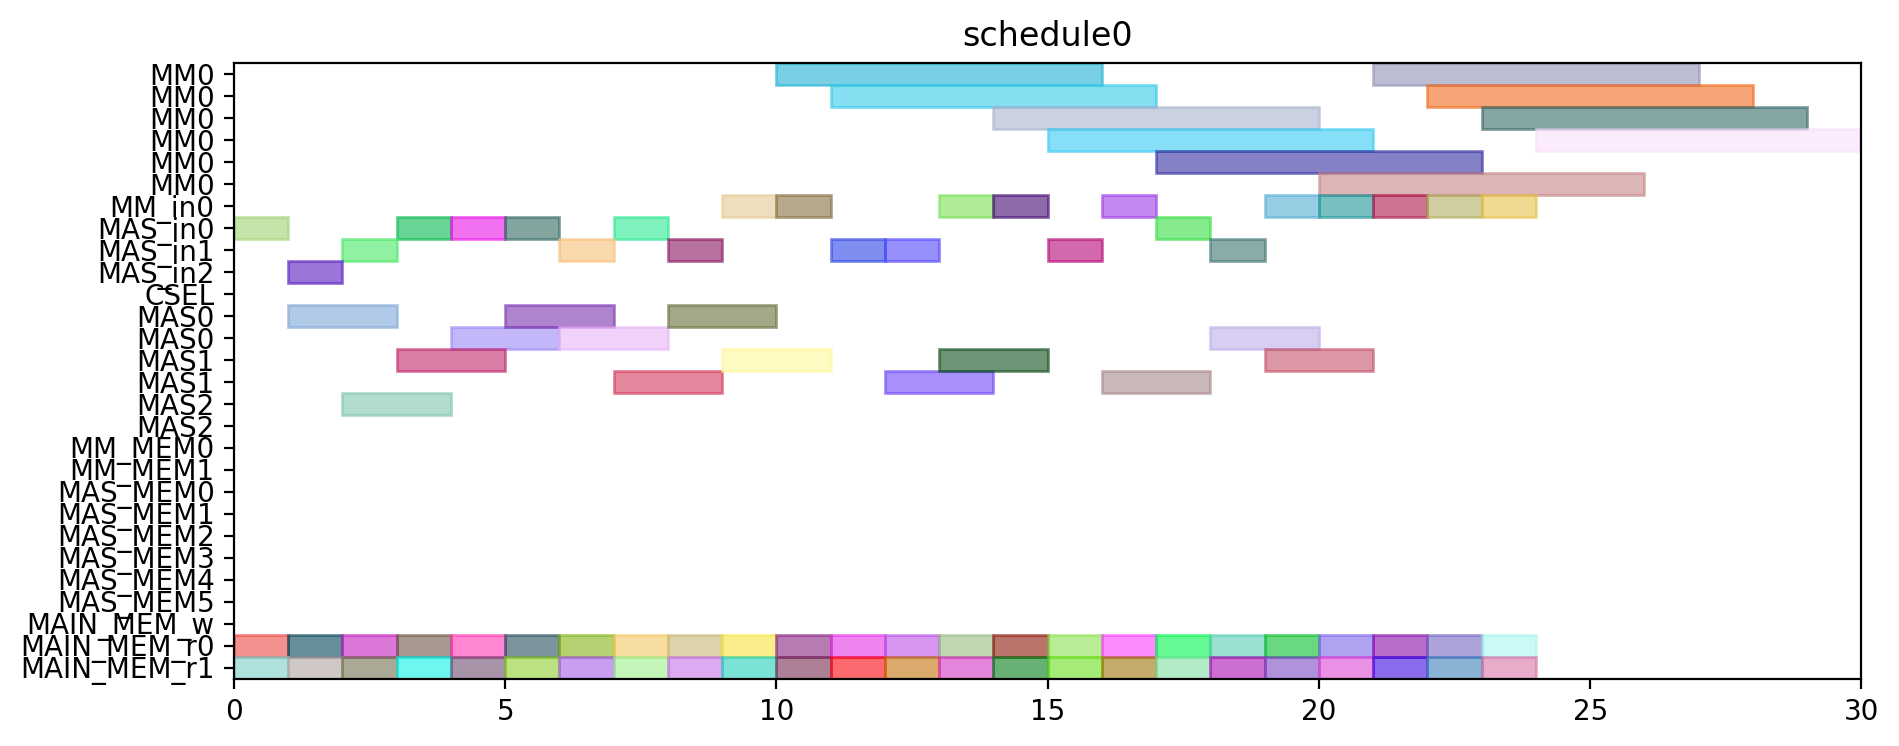

Here is the Python script that generated this plot:
from pyschedule import Scenario, solvers, plotters, alt


def solve():
	horizon = 120
	S = Scenario("schedule0", horizon=horizon)

	# resource
	MM = S.Resources('MM', num=1, size=6)
	MM_in = S.Resources('MM_in', num=1)
	MAS_in = S.Resources('MAS_in', num=3)
	CSEL = S.Resource('CSEL')
	MAS = S.Resources('MAS', num=3, size=2, periods=range(1, horizon))
	MM_MEM = S.Resources('MM_MEM', num=2)
	MAS_MEM = S.Resources('MAS_MEM', num=6)
	MAIN_MEM_w = S.Resource('MAIN_MEM_w', size=1)
	MAIN_MEM_r = S.Resources('MAIN_MEM_r', num=2)

	# result of previous scheduling

	# new tasks
	t0_t0 = S.Task('t0_t0', length=2, delay_cost=1)
	t0_t0 += alt(MAS)
	t0_t0_in = S.Task('t0_t0_in', length=1, delay_cost=1)
	t0_t0_in += alt(MAS_in)
	S += t0_t0_in*MAS_in[0]<=t0_t0*MAS[0]

	S += t0_t0_in*MAS_in[1]<=t0_t0*MAS[1]

	S += t0_t0_in*MAS_in[2]<=t0_t0*MAS[2]

	t0_t0_mem0 = S.Task('t0_t0_mem0', length=1, delay_cost=1)
	t0_t0_mem0 += MAIN_MEM_r[0]
	S += t0_t0_mem0 <= t0_t0

	t0_t0_mem1 = S.Task('t0_t0_mem1', length=1, delay_cost=1)
	t0_t0_mem1 += MAIN_MEM_r[1]
	S += t0_t0_mem1 <= t0_t0

	t0_t1 = S.Task('t0_t1', length=2, delay_cost=1)
	t0_t1 += alt(MAS)
	t0_t1_in = S.Task('t0_t1_in', length=1, delay_cost=1)
	t0_t1_in += alt(MAS_in)
	S += t0_t1_in*MAS_in[0]<=t0_t1*MAS[0]

	S += t0_t1_in*MAS_in[1]<=t0_t1*MAS[1]

	S += t0_t1_in*MAS_in[2]<=t0_t1*MAS[2]

	t0_t1_mem0 = S.Task('t0_t1_mem0', length=1, delay_cost=1)
	t0_t1_mem0 += MAIN_MEM_r[0]
	S += t0_t1_mem0 <= t0_t1

	t0_t1_mem1 = S.Task('t0_t1_mem1', length=1, delay_cost=1)
	t0_t1_mem1 += MAIN_MEM_r[1]
	S += t0_t1_mem1 <= t0_t1

	t0_t3 = S.Task('t0_t3', length=6, delay_cost=1)
	t0_t3 += alt(MM)
	t0_t3_in = S.Task('t0_t3_in', length=1, delay_cost=1)
	t0_t3_in += alt(MM_in)
	S += t0_t3_in*MM_in[0]<=t0_t3*MM[0]
	t0_t3_mem0 = S.Task('t0_t3_mem0', length=1, delay_cost=1)
	t0_t3_mem0 += MAIN_MEM_r[0]
	S += t0_t3_mem0 <= t0_t3

	t0_t3_mem1 = S.Task('t0_t3_mem1', length=1, delay_cost=1)
	t0_t3_mem1 += MAIN_MEM_r[1]
	S += t0_t3_mem1 <= t0_t3

	t10 = S.Task('t10', length=2, delay_cost=1)
	t10 += alt(MAS)
	t10_in = S.Task('t10_in', length=1, delay_cost=1)
	t10_in += alt(MAS_in)
	S += t10_in*MAS_in[0]<=t10*MAS[0]

	S += t10_in*MAS_in[1]<=t10*MAS[1]

	S += t10_in*MAS_in[2]<=t10*MAS[2]

	t10_mem0 = S.Task('t10_mem0', length=1, delay_cost=1)
	t10_mem0 += MAIN_MEM_r[0]
	S += t10_mem0 <= t10

	t10_mem1 = S.Task('t10_mem1', length=1, delay_cost=1)
	t10_mem1 += MAIN_MEM_r[1]
	S += t10_mem1 <= t10

	t11 = S.Task('t11', length=2, delay_cost=1)
	t11 += alt(MAS)
	t11_in = S.Task('t11_in', length=1, delay_cost=1)
	t11_in += alt(MAS_in)
	S += t11_in*MAS_in[0]<=t11*MAS[0]

	S += t11_in*MAS_in[1]<=t11*MAS[1]

	S += t11_in*MAS_in[2]<=t11*MAS[2]

	t11_mem0 = S.Task('t11_mem0', length=1, delay_cost=1)
	t11_mem0 += MAIN_MEM_r[0]
	S += t11_mem0 <= t11

	t11_mem1 = S.Task('t11_mem1', length=1, delay_cost=1)
	t11_mem1 += MAIN_MEM_r[1]
	S += t11_mem1 <= t11

	t3_t0 = S.Task('t3_t0', length=6, delay_cost=1)
	t3_t0 += alt(MM)
	t3_t0_in = S.Task('t3_t0_in', length=1, delay_cost=1)
	t3_t0_in += alt(MM_in)
	S += t3_t0_in*MM_in[0]<=t3_t0*MM[0]
	t3_t0_mem0 = S.Task('t3_t0_mem0', length=1, delay_cost=1)
	t3_t0_mem0 += MAIN_MEM_r[0]
	S += t3_t0_mem0 <= t3_t0

	t3_t0_mem1 = S.Task('t3_t0_mem1', length=1, delay_cost=1)
	t3_t0_mem1 += MAIN_MEM_r[1]
	S += t3_t0_mem1 <= t3_t0

	t3_t1 = S.Task('t3_t1', length=6, delay_cost=1)
	t3_t1 += alt(MM)
	t3_t1_in = S.Task('t3_t1_in', length=1, delay_cost=1)
	t3_t1_in += alt(MM_in)
	S += t3_t1_in*MM_in[0]<=t3_t1*MM[0]
	t3_t1_mem0 = S.Task('t3_t1_mem0', length=1, delay_cost=1)
	t3_t1_mem0 += MAIN_MEM_r[0]
	S += t3_t1_mem0 <= t3_t1

	t3_t1_mem1 = S.Task('t3_t1_mem1', length=1, delay_cost=1)
	t3_t1_mem1 += MAIN_MEM_r[1]
	S += t3_t1_mem1 <= t3_t1

	t3_t2 = S.Task('t3_t2', length=2, delay_cost=1)
	t3_t2 += alt(MAS)
	t3_t2_in = S.Task('t3_t2_in', length=1, delay_cost=1)
	t3_t2_in += alt(MAS_in)
	S += t3_t2_in*MAS_in[0]<=t3_t2*MAS[0]

	S += t3_t2_in*MAS_in[1]<=t3_t2*MAS[1]

	S += t3_t2_in*MAS_in[2]<=t3_t2*MAS[2]

	t3_t2_mem0 = S.Task('t3_t2_mem0', length=1, delay_cost=1)
	t3_t2_mem0 += MAIN_MEM_r[0]
	S += t3_t2_mem0 <= t3_t2

	t3_t2_mem1 = S.Task('t3_t2_mem1', length=1, delay_cost=1)
	t3_t2_mem1 += MAIN_MEM_r[1]
	S += t3_t2_mem1 <= t3_t2

	t3_t3 = S.Task('t3_t3', length=2, delay_cost=1)
	t3_t3 += alt(MAS)
	t3_t3_in = S.Task('t3_t3_in', length=1, delay_cost=1)
	t3_t3_in += alt(MAS_in)
	S += t3_t3_in*MAS_in[0]<=t3_t3*MAS[0]

	S += t3_t3_in*MAS_in[1]<=t3_t3*MAS[1]

	S += t3_t3_in*MAS_in[2]<=t3_t3*MAS[2]

	t3_t3_mem0 = S.Task('t3_t3_mem0', length=1, delay_cost=1)
	t3_t3_mem0 += MAIN_MEM_r[0]
	S += t3_t3_mem0 <= t3_t3

	t3_t3_mem1 = S.Task('t3_t3_mem1', length=1, delay_cost=1)
	t3_t3_mem1 += MAIN_MEM_r[1]
	S += t3_t3_mem1 <= t3_t3

	t4_t0 = S.Task('t4_t0', length=2, delay_cost=1)
	t4_t0 += alt(MAS)
	t4_t0_in = S.Task('t4_t0_in', length=1, delay_cost=1)
	t4_t0_in += alt(MAS_in)
	S += t4_t0_in*MAS_in[0]<=t4_t0*MAS[0]

	S += t4_t0_in*MAS_in[1]<=t4_t0*MAS[1]

	S += t4_t0_in*MAS_in[2]<=t4_t0*MAS[2]

	t4_t0_mem0 = S.Task('t4_t0_mem0', length=1, delay_cost=1)
	t4_t0_mem0 += MAIN_MEM_r[0]
	S += t4_t0_mem0 <= t4_t0

	t4_t0_mem1 = S.Task('t4_t0_mem1', length=1, delay_cost=1)
	t4_t0_mem1 += MAIN_MEM_r[1]
	S += t4_t0_mem1 <= t4_t0

	t4_t1 = S.Task('t4_t1', length=2, delay_cost=1)
	t4_t1 += alt(MAS)
	t4_t1_in = S.Task('t4_t1_in', length=1, delay_cost=1)
	t4_t1_in += alt(MAS_in)
	S += t4_t1_in*MAS_in[0]<=t4_t1*MAS[0]

	S += t4_t1_in*MAS_in[1]<=t4_t1*MAS[1]

	S += t4_t1_in*MAS_in[2]<=t4_t1*MAS[2]

	t4_t1_mem0 = S.Task('t4_t1_mem0', length=1, delay_cost=1)
	t4_t1_mem0 += MAIN_MEM_r[0]
	S += t4_t1_mem0 <= t4_t1

	t4_t1_mem1 = S.Task('t4_t1_mem1', length=1, delay_cost=1)
	t4_t1_mem1 += MAIN_MEM_r[1]
	S += t4_t1_mem1 <= t4_t1

	t4_t3 = S.Task('t4_t3', length=6, delay_cost=1)
	t4_t3 += alt(MM)
	t4_t3_in = S.Task('t4_t3_in', length=1, delay_cost=1)
	t4_t3_in += alt(MM_in)
	S += t4_t3_in*MM_in[0]<=t4_t3*MM[0]
	t4_t3_mem0 = S.Task('t4_t3_mem0', length=1, delay_cost=1)
	t4_t3_mem0 += MAIN_MEM_r[0]
	S += t4_t3_mem0 <= t4_t3

	t4_t3_mem1 = S.Task('t4_t3_mem1', length=1, delay_cost=1)
	t4_t3_mem1 += MAIN_MEM_r[1]
	S += t4_t3_mem1 <= t4_t3

	t5_t0 = S.Task('t5_t0', length=6, delay_cost=1)
	t5_t0 += alt(MM)
	t5_t0_in = S.Task('t5_t0_in', length=1, delay_cost=1)
	t5_t0_in += alt(MM_in)
	S += t5_t0_in*MM_in[0]<=t5_t0*MM[0]
	t5_t0_mem0 = S.Task('t5_t0_mem0', length=1, delay_cost=1)
	t5_t0_mem0 += MAIN_MEM_r[0]
	S += t5_t0_mem0 <= t5_t0

	t5_t0_mem1 = S.Task('t5_t0_mem1', length=1, delay_cost=1)
	t5_t0_mem1 += MAIN_MEM_r[1]
	S += t5_t0_mem1 <= t5_t0

	t5_t1 = S.Task('t5_t1', length=6, delay_cost=1)
	t5_t1 += alt(MM)
	t5_t1_in = S.Task('t5_t1_in', length=1, delay_cost=1)
	t5_t1_in += alt(MM_in)
	S += t5_t1_in*MM_in[0]<=t5_t1*MM[0]
	t5_t1_mem0 = S.Task('t5_t1_mem0', length=1, delay_cost=1)
	t5_t1_mem0 += MAIN_MEM_r[0]
	S += t5_t1_mem0 <= t5_t1

	t5_t1_mem1 = S.Task('t5_t1_mem1', length=1, delay_cost=1)
	t5_t1_mem1 += MAIN_MEM_r[1]
	S += t5_t1_mem1 <= t5_t1

	t5_t2 = S.Task('t5_t2', length=2, delay_cost=1)
	t5_t2 += alt(MAS)
	t5_t2_in = S.Task('t5_t2_in', length=1, delay_cost=1)
	t5_t2_in += alt(MAS_in)
	S += t5_t2_in*MAS_in[0]<=t5_t2*MAS[0]

	S += t5_t2_in*MAS_in[1]<=t5_t2*MAS[1]

	S += t5_t2_in*MAS_in[2]<=t5_t2*MAS[2]

	t5_t2_mem0 = S.Task('t5_t2_mem0', length=1, delay_cost=1)
	t5_t2_mem0 += MAIN_MEM_r[0]
	S += t5_t2_mem0 <= t5_t2

	t5_t2_mem1 = S.Task('t5_t2_mem1', length=1, delay_cost=1)
	t5_t2_mem1 += MAIN_MEM_r[1]
	S += t5_t2_mem1 <= t5_t2

	t5_t3 = S.Task('t5_t3', length=2, delay_cost=1)
	t5_t3 += alt(MAS)
	t5_t3_in = S.Task('t5_t3_in', length=1, delay_cost=1)
	t5_t3_in += alt(MAS_in)
	S += t5_t3_in*MAS_in[0]<=t5_t3*MAS[0]

	S += t5_t3_in*MAS_in[1]<=t5_t3*MAS[1]

	S += t5_t3_in*MAS_in[2]<=t5_t3*MAS[2]

	t5_t3_mem0 = S.Task('t5_t3_mem0', length=1, delay_cost=1)
	t5_t3_mem0 += MAIN_MEM_r[0]
	S += t5_t3_mem0 <= t5_t3

	t5_t3_mem1 = S.Task('t5_t3_mem1', length=1, delay_cost=1)
	t5_t3_mem1 += MAIN_MEM_r[1]
	S += t5_t3_mem1 <= t5_t3

	t6_t0 = S.Task('t6_t0', length=6, delay_cost=1)
	t6_t0 += alt(MM)
	t6_t0_in = S.Task('t6_t0_in', length=1, delay_cost=1)
	t6_t0_in += alt(MM_in)
	S += t6_t0_in*MM_in[0]<=t6_t0*MM[0]
	t6_t0_mem0 = S.Task('t6_t0_mem0', length=1, delay_cost=1)
	t6_t0_mem0 += MAIN_MEM_r[0]
	S += t6_t0_mem0 <= t6_t0

	t6_t0_mem1 = S.Task('t6_t0_mem1', length=1, delay_cost=1)
	t6_t0_mem1 += MAIN_MEM_r[1]
	S += t6_t0_mem1 <= t6_t0

	t6_t1 = S.Task('t6_t1', length=6, delay_cost=1)
	t6_t1 += alt(MM)
	t6_t1_in = S.Task('t6_t1_in', length=1, delay_cost=1)
	t6_t1_in += alt(MM_in)
	S += t6_t1_in*MM_in[0]<=t6_t1*MM[0]
	t6_t1_mem0 = S.Task('t6_t1_mem0', length=1, delay_cost=1)
	t6_t1_mem0 += MAIN_MEM_r[0]
	S += t6_t1_mem0 <= t6_t1

	t6_t1_mem1 = S.Task('t6_t1_mem1', length=1, delay_cost=1)
	t6_t1_mem1 += MAIN_MEM_r[1]
	S += t6_t1_mem1 <= t6_t1

	t6_t2 = S.Task('t6_t2', length=2, delay_cost=1)
	t6_t2 += alt(MAS)
	t6_t2_in = S.Task('t6_t2_in', length=1, delay_cost=1)
	t6_t2_in += alt(MAS_in)
	S += t6_t2_in*MAS_in[0]<=t6_t2*MAS[0]

	S += t6_t2_in*MAS_in[1]<=t6_t2*MAS[1]

	S += t6_t2_in*MAS_in[2]<=t6_t2*MAS[2]

	t6_t2_mem0 = S.Task('t6_t2_mem0', length=1, delay_cost=1)
	t6_t2_mem0 += MAIN_MEM_r[0]
	S += t6_t2_mem0 <= t6_t2

	t6_t2_mem1 = S.Task('t6_t2_mem1', length=1, delay_cost=1)
	t6_t2_mem1 += MAIN_MEM_r[1]
	S += t6_t2_mem1 <= t6_t2

	t6_t3 = S.Task('t6_t3', length=2, delay_cost=1)
	t6_t3 += alt(MAS)
	t6_t3_in = S.Task('t6_t3_in', length=1, delay_cost=1)
	t6_t3_in += alt(MAS_in)
	S += t6_t3_in*MAS_in[0]<=t6_t3*MAS[0]

	S += t6_t3_in*MAS_in[1]<=t6_t3*MAS[1]

	S += t6_t3_in*MAS_in[2]<=t6_t3*MAS[2]

	t6_t3_mem0 = S.Task('t6_t3_mem0', length=1, delay_cost=1)
	t6_t3_mem0 += MAIN_MEM_r[0]
	S += t6_t3_mem0 <= t6_t3

	t6_t3_mem1 = S.Task('t6_t3_mem1', length=1, delay_cost=1)
	t6_t3_mem1 += MAIN_MEM_r[1]
	S += t6_t3_mem1 <= t6_t3

	t7_t0 = S.Task('t7_t0', length=6, delay_cost=1)
	t7_t0 += alt(MM)
	t7_t0_in = S.Task('t7_t0_in', length=1, delay_cost=1)
	t7_t0_in += alt(MM_in)
	S += t7_t0_in*MM_in[0]<=t7_t0*MM[0]
	t7_t0_mem0 = S.Task('t7_t0_mem0', length=1, delay_cost=1)
	t7_t0_mem0 += MAIN_MEM_r[0]
	S += t7_t0_mem0 <= t7_t0

	t7_t0_mem1 = S.Task('t7_t0_mem1', length=1, delay_cost=1)
	t7_t0_mem1 += MAIN_MEM_r[1]
	S += t7_t0_mem1 <= t7_t0

	t7_t1 = S.Task('t7_t1', length=6, delay_cost=1)
	t7_t1 += alt(MM)
	t7_t1_in = S.Task('t7_t1_in', length=1, delay_cost=1)
	t7_t1_in += alt(MM_in)
	S += t7_t1_in*MM_in[0]<=t7_t1*MM[0]
	t7_t1_mem0 = S.Task('t7_t1_mem0', length=1, delay_cost=1)
	t7_t1_mem0 += MAIN_MEM_r[0]
	S += t7_t1_mem0 <= t7_t1

	t7_t1_mem1 = S.Task('t7_t1_mem1', length=1, delay_cost=1)
	t7_t1_mem1 += MAIN_MEM_r[1]
	S += t7_t1_mem1 <= t7_t1

	t7_t2 = S.Task('t7_t2', length=2, delay_cost=1)
	t7_t2 += alt(MAS)
	t7_t2_in = S.Task('t7_t2_in', length=1, delay_cost=1)
	t7_t2_in += alt(MAS_in)
	S += t7_t2_in*MAS_in[0]<=t7_t2*MAS[0]

	S += t7_t2_in*MAS_in[1]<=t7_t2*MAS[1]

	S += t7_t2_in*MAS_in[2]<=t7_t2*MAS[2]

	t7_t2_mem0 = S.Task('t7_t2_mem0', length=1, delay_cost=1)
	t7_t2_mem0 += MAIN_MEM_r[0]
	S += t7_t2_mem0 <= t7_t2

	t7_t2_mem1 = S.Task('t7_t2_mem1', length=1, delay_cost=1)
	t7_t2_mem1 += MAIN_MEM_r[1]
	S += t7_t2_mem1 <= t7_t2

	t7_t3 = S.Task('t7_t3', length=2, delay_cost=1)
	t7_t3 += alt(MAS)
	t7_t3_in = S.Task('t7_t3_in', length=1, delay_cost=1)
	t7_t3_in += alt(MAS_in)
	S += t7_t3_in*MAS_in[0]<=t7_t3*MAS[0]

	S += t7_t3_in*MAS_in[1]<=t7_t3*MAS[1]

	S += t7_t3_in*MAS_in[2]<=t7_t3*MAS[2]

	t7_t3_mem0 = S.Task('t7_t3_mem0', length=1, delay_cost=1)
	t7_t3_mem0 += MAIN_MEM_r[0]
	S += t7_t3_mem0 <= t7_t3

	t7_t3_mem1 = S.Task('t7_t3_mem1', length=1, delay_cost=1)
	t7_t3_mem1 += MAIN_MEM_r[1]
	S += t7_t3_mem1 <= t7_t3

	solvers.mip.solve(S,msg=1,kind='CPLEX',ratio_gap=1.01)

	solution = [['hoge']*len(S.solution()[1]) for i in range(len(S.solution()))]
	for i in range(len(S.solution())):
		for j in range(len(S.solution()[i])):
			solution[i][j]=str(S.solution()[i][j])
	print(solution)

	cycles = int(solution[-1][3])

	pic_file_name = "/mnt/rose/usr1/fukuda/ABE/multiRAM_multiMAS_16mux/scheduling_result/stage6MM1_stage2MAS3/SQR012345/schedule0.png"
	if(S.solution() != []):
		plotters.matplotlib.plot(S,img_filename=pic_file_name, show_task_labels=False, fig_size=(cycles*0.25+3, 4))

	return solution
